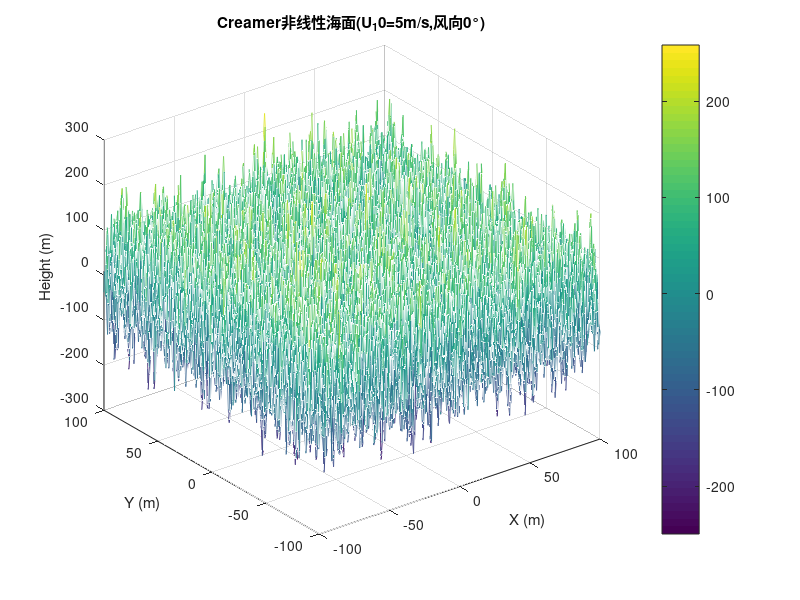

Source code (MATLAB):
clear; clc;

% 参数设置
Lx = 200;   % 海域长度 (m)
Ly = 200;   % 海域宽度 (m)
dx = 0.5;     % 网格步长
dy = 0.5;
x = -Lx/2:dx:Lx/2; % X方向网格
y = -Ly/2:dy:Ly/2; % Y方向网格
[X, Y] = meshgrid(x, y);

% 线性海面生成
kx = 2*pi/Lx * (-length(x)/2:length(x)/2-1); % 波数向量 (X方向)
ky = 2*pi/Ly * (-length(y)/2:length(y)/2-1); % 波数向量 (Y方向)
[Kx, Ky] = meshgrid(kx, ky);
K = sqrt(Kx.^2 + Ky.^2);

% 定义海浪方向谱 (Pierson-Moskowitz)
g = 9.81; % 重力加速度
U10 = 15; % 增大风速
scale_factor = 1; % 调整比例因子
S = scale_factor * 0.0081 * g^2 ./ (K.^3) .* exp(-0.74 * (g./(U10 .* K)).^4);
S(K==0) = 0; % 去掉零波数

% 随机相位生成
phi = 2*pi*rand(size(S));
Z_linear = sqrt(S) .* exp(1i * phi); % 频域线性海面

% 希尔伯特变换 (频域)
Z_hilbert = 1i * sign(K) .* Z_linear;

% 非线性海面生成
epsilon = 0.3; % 非线性强度
Z_nonlinear = Z_linear + epsilon * Z_hilbert;

% 逆傅里叶变换到时域
z = ifft2(ifftshift(Z_nonlinear)) * (length(x) * length(y)); % 归一化
z = real(z); % 取实部

% 计算 RMS
rms_linear = sqrt(mean(Z_linear(:).^2));          % 线性海面的 RMS
rms_nonlinear = sqrt(mean(Z_nonlinear(:).^2));    % 非线性海面的 RMS

% 计算斜率
[dz_dx_linear, dz_dy_linear] = gradient(Z_linear); % 线性海面梯度
[dz_dx_nonlinear, dz_dy_nonlinear] = gradient(Z_nonlinear); % 非线性海面梯度

% 计算斜率 RMS
slope_rms_linear = sqrt(mean(dz_dx_linear(:).^2 + dz_dy_linear(:).^2)); % 线性海面斜率 RMS
slope_rms_nonlinear = sqrt(mean(dz_dx_nonlinear(:).^2 + dz_dy_nonlinear(:).^2)); % 非线性海面斜率 RMS

% 输出结果
fprintf('线性海面 RMS: %.4f\n', rms_linear);
fprintf('线性海面斜率 RMS: %.4f\n', slope_rms_linear);
fprintf('非线性海面 RMS: %.4f\n', rms_nonlinear);
fprintf('非线性海面斜率 RMS: %.4f\n', slope_rms_nonlinear);


% 可视化
figure;
mesh(X, Y, z);
xlabel('X (m)'); ylabel('Y (m)'); zlabel('Height (m)');
title('Creamer非线性海面(U_10=5m/s,风向0°)');
colorbar;
